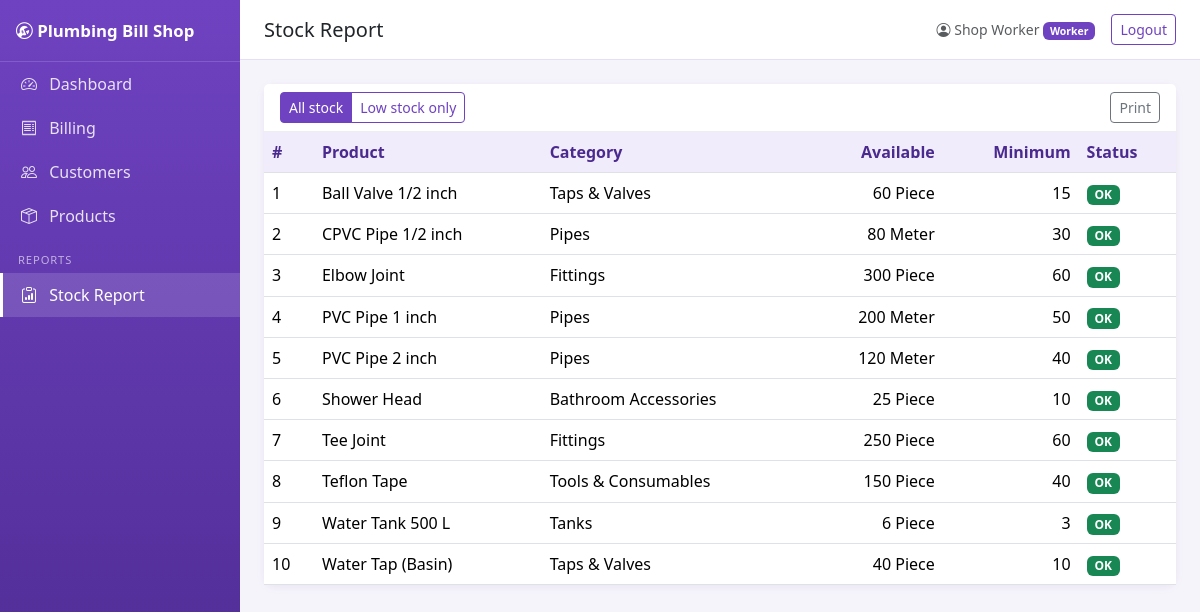
Page /reports/stock.php (signed in) on the committed database.
### tables this page shows
CREATE TABLE products (
  id INT AUTO_INCREMENT PRIMARY KEY,
  name VARCHAR(150) NOT NULL,
  category_id INT NOT NULL,
  subcategory_id INT NULL,
  unit_id INT NOT NULL,
  purchase_price DECIMAL(10,2) NOT NULL DEFAULT 0.00,
  selling_price DECIMAL(10,2) NOT NULL DEFAULT 0.00,
  quantity DECIMAL(10,2) NOT NULL DEFAULT 0.00,
  min_stock DECIMAL(10,2) NOT NULL DEFAULT 0.00,
  is_deleted TINYINT(1) NOT NULL DEFAULT 0,
  created_at TIMESTAMP NOT NULL DEFAULT CURRENT_TIMESTAMP,
  updated_at TIMESTAMP NOT NULL DEFAULT CURRENT_TIMESTAMP ON UPDATE CURRENT_TIMESTAMP,
  CONSTRAINT fk_prod_category FOREIGN KEY (category_id) REFERENCES categories(id),
  CONSTRAINT fk_prod_sub FOREIGN KEY (subcategory_id) REFERENCES subcategories(id),
  CONSTRAINT fk_prod_unit FOREIGN KEY (unit_id) REFERENCES units(id)
);

CREATE TABLE categories (
  id INT AUTO_INCREMENT PRIMARY KEY,
  name VARCHAR(100) NOT NULL,
  is_deleted TINYINT(1) NOT NULL DEFAULT 0,
  created_at TIMESTAMP NOT NULL DEFAULT CURRENT_TIMESTAMP,
  updated_at TIMESTAMP NOT NULL DEFAULT CURRENT_TIMESTAMP ON UPDATE CURRENT_TIMESTAMP
);

CREATE TABLE units (
  id INT AUTO_INCREMENT PRIMARY KEY,
  name VARCHAR(50) NOT NULL,
  is_deleted TINYINT(1) NOT NULL DEFAULT 0,
  created_at TIMESTAMP NOT NULL DEFAULT CURRENT_TIMESTAMP,
  updated_at TIMESTAMP NOT NULL DEFAULT CURRENT_TIMESTAMP ON UPDATE CURRENT_TIMESTAMP
);

### includes/init.php (called while the page is built, shortened)
<?php
function e($value)
{
    return htmlspecialchars((string)$value, ENT_QUOTES, 'UTF-8');
}

### reports/stock.php (the view, shortened to what this page needs)
<?php
require_once __DIR__ . '/../includes/init.php';
$onlyLow = ($_GET['view'] ?? 'all') === 'low';
$sql = 'SELECT p.name, p.quantity, p.min_stock, p.purchase_price, c.name AS category, u.name AS unit
        FROM products p JOIN categories c ON c.id = p.category_id JOIN units u ON u.id = p.unit_id
        WHERE p.is_deleted = 0' . ($onlyLow ? ' AND p.quantity <= p.min_stock' : '') . ' ORDER BY p.name';
$rows = $pdo->query($sql)->fetchAll();
$qty = fn($n) => rtrim(rtrim(number_format((float)$n, 2, '.', ''), '0'), '.');
include __DIR__ . '/../includes/header.php';
?>
<div class="card">
  <div class="card-header d-flex justify-content-between align-items-center flex-wrap gap-2 no-print">
    <div class="btn-group btn-group-sm">
      <a href="?view=all" class="btn <?= $onlyLow ? 'btn-outline-purple' : 'btn-purple' ?>">All stock</a>
      <a href="?view=low" class="btn <?= $onlyLow ? 'btn-purple' : 'btn-outline-purple' ?>">Low stock only</a>
    </div>
    <button class="btn btn-sm btn-outline-secondary" onclick="window.print()">Print</button>
  </div>
  <div class="table-responsive"><table class="table table-hover align-middle mb-0">
    <thead><tr><th>#</th><th>Product</th><th>Category</th><th class="text-end">Available</th><th class="text-end">Minimum</th><th>Status</th>
      <?php if (is_admin()): ?><th class="text-end">Stock value (cost)</th><?php endif; ?></tr></thead>
    <tbody>
    <?php foreach ($rows as $i => $r): $low = (float)$r['quantity'] <= (float)$r['min_stock']; ?>
      <tr class="<?= $low ? 'table-danger' : '' ?>"><td><?= $i + 1 ?></td><td><?= e($r['name']) ?></td><td><?= e($r['category']) ?></td>
        <td class="text-end"><?= e($qty($r['quantity'])) ?> <?= e($r['unit']) ?></td><td class="text-end"><?= e($qty($r['min_stock'])) ?></td>
        <td><?= $low ? '<span class="badge bg-danger">Low stock</span>' : '<span class="badge bg-success">OK</span>' ?></td>
        <?php if (is_admin()): ?><td class="text-end"><?= money($r['quantity'] * $r['purchase_price']) ?></td><?php endif; ?></tr>
    <?php endforeach; if (!$rows): ?><tr><td colspan="7" class="text-center text-muted py-4">Nothing to show.</td></tr><?php endif; ?>
    </tbody>
  </table></div>
</div>
<?php include __DIR__ . '/../includes/footer.php'; ?>

### assets/css/style.css (style rules this page uses)
:root { --purple:#6f42c1;--purple-dark:#4b2a8f;--purple-soft:#f1ecfb }
body { background:#f6f4fb;font-family:"Segoe UI",system-ui,sans-serif }
.card { border:0;box-shadow:0 2px 8px rgba(75,42,143,.08);border-radius:10px }
.card-header { background:#fff;border-bottom:1px solid #eee;font-weight:600;color:var(--purple-dark) }
.btn-purple { background:var(--purple);color:#fff;border-color:var(--purple) }
.btn-outline-purple { color:var(--purple);border-color:var(--purple) }
.table thead th { background:var(--purple-soft);color:var(--purple-dark);white-space:nowrap }

### rows in the picture
products: name "Ball Valve 1/2 inch", category.name "Taps & Valves", quantity "60", unit.name "Piece", min_stock "15", shows "OK"
products: name "CPVC Pipe 1/2 inch", category.name "Pipes", quantity "80", unit.name "Meter", min_stock "30", shows "OK"
products: name "Elbow Joint", category.name "Fittings", quantity "300", unit.name "Piece", min_stock "60", shows "OK"
products: name "PVC Pipe 1 inch", category.name "Pipes", quantity "200", unit.name "Meter", min_stock "50", shows "OK"
products: name "PVC Pipe 2 inch", category.name "Pipes", quantity "120", unit.name "Meter", min_stock "40", shows "OK"
products: name "Shower Head", category.name "Bathroom Accessories", quantity "25", unit.name "Piece", min_stock "10", shows "OK"
products: name "Tee Joint", category.name "Fittings", quantity "250", unit.name "Piece", min_stock "60", shows "OK"
products: name "Teflon Tape", category.name "Tools & Consumables", quantity "150", unit.name "Piece", min_stock "40", shows "OK"
products: name "Water Tank 500 L", category.name "Tanks", quantity "6", unit.name "Piece", min_stock "3", shows "OK"
products: name "Water Tap (Basin)", category.name "Taps & Valves", quantity "40", unit.name "Piece", min_stock "10", shows "OK"

### other values in the picture
SHOP_NAME "Plumbing Bill Shop"
$pageTitle "Stock Report"
$_SESSION['user']['name'] "Shop Worker"
$_SESSION['user']['role'] "Worker"
